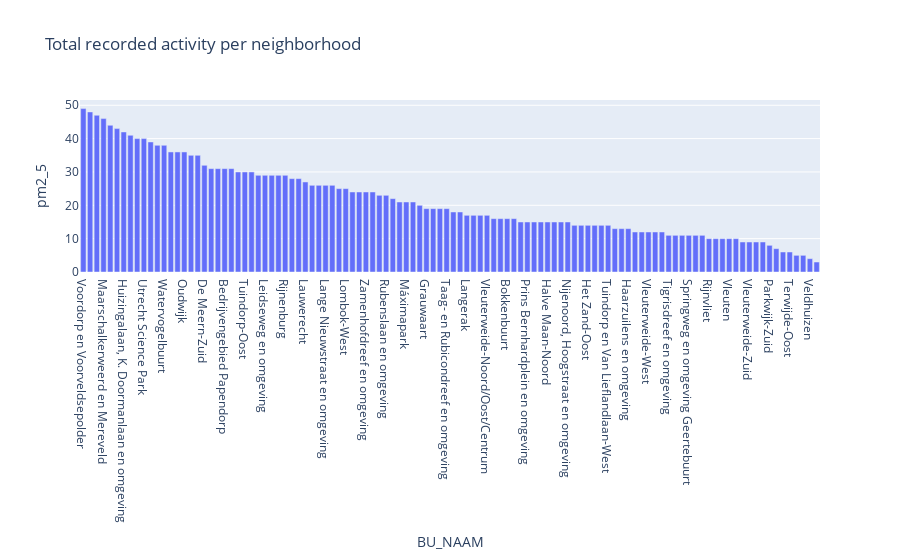

The code cell stored with this chart in its notebook:
### Code cell
df = test[["BU_NAAM", "date", "pm2_5"]].groupby(["BU_NAAM"]).count().reset_index().sort_values(by=['pm2_5'], ascending=False)

fig = px.bar(df, x="BU_NAAM", y="pm2_5", title="Total recorded activity per neighborhood", )
fig.show()

### Figure 1 — Plotly figure (JSON) as saved in the notebook; plotly's stock layout.template omitted (floating-point values rounded to 4 significant figures)
{"data": [{"alignmentgroup": "True", "hovertemplate": "BU_NAAM=%{x}<br>pm2_5=%{y}<extra></extra>", "legendgroup": "", "marker": {"color": "#636efa"}, "name": "", "offsetgroup": "", "orientation": "v", "showlegend": false, "textposition": "auto", "type": "bar", "x": ["Voordorp en Voorveldsepolder", "Tuinwijk-Oost", "Hoog-Catharijne NS en Jaarbeurs", "Maarschalkerweerd en Mereveld", "Rijnsweerd", "Zeeheldenbuurt, Hengeveldstraat en omgeving", "Huizingalaan, K. Doormanlaan en omgeving", "Lunetten-Noord", "Buiten Wittevrouwen", "Utrecht Science Park", "Bedrijvengebied Kanaleneiland", "Tolsteeg en Rotsoord", "Watervogelbuurt", "Wilhelminapark en omgeving", "Domplein, Neude, Janskerkhof", "Oudwijk", "Lunetten-Zuid", "Leeuwesteyn", "De Meern-Zuid", "Rivierenwijk", "Schildersbuurt", "Bedrijvengebied Papendorp", "Vogelenbuurt", "Wijk C", "Tuindorp-Oost", "Nieuw Engeland, Th. a. Kempisplantsoen en omgeving", "Nieuw Hoograven-Zuid", "Leidseweg en omgeving", "Hoge Weide", "Pijlsweerd-Zuid", "Rijnenburg", "Poldergebied Overvecht", "Welgelegen, Den Hommel", "Lauwerecht", "Oog in Al", "Wittevrouwen", "Lange Nieuwstraat en omgeving", "Galgenwaard en omgeving", "Breedstraat en Plompetorengracht en omgeving", "Lombok-West", "Leidsche Rijn-Centrum", "Nobelstraat en omgeving", "Zamenhofdreef en omgeving", "De Meern-Noord", "L. Napoleonplantsoen en omgeving", "Rubenslaan en omgeving", "Abstede, Tolsteegsingel e.o.", "Lange Elisabethstraat, Mariaplaats en omgeving", "Máximapark", "Ondiep", "Schepenbuurt, Cartesiusweg e.o.", "Grauwaart", "Wolga- en Donaudreef en omgeving", "Lombok-Oost", "Taag- en Rubicondreef en omgeving", "Halve Maan-Zuid", "Laan van Nieuw-Guinea, Spinozaweg e.o.", "Langerak", "Oud Hoograven-Noord", "Julianapark en omgeving", "Vleuterweide-Noord/Oost/Centrum", "Egelantierstraat, Mariëndaalstraat e.o.", "Bleekstraat en omgeving", "Bokkenbuurt", "Dichterswijk", "Geuzenwijk", "Prins Bernhardplein en omgeving", "Pijlsweerd-Noord", "Neckardreef en omgeving", "Halve Maan-Noord", "Oud Hoograven-Zuid", "Sterrenwijk", "Nijenoord, Hoogstraat en omgeving", "Nieuwegracht-Oost", "Nieuw Hoograven-Noord", "Het Zand-Oost", "Hooch Boulandt", "Bedrijvengebied Oudenrijn", "Tuindorp en Van Lieflandlaan-West", "Transwijk-Noord", "2e Daalsebuurt en omgeving", "Haarzuilens en omgeving", "Bedrijventerrein en omgeving", "Kanaleneiland-Zuid", "Vleuterweide-West", "Staatsliedenbuurt", "Het Zand-West", "Tigrisdreef en omgeving", "Elinkwijk en omgeving", "Zuilen-Noord", "Springweg en omgeving Geertebuurt", "Transwijk-Zuid", "Bedrijventerrein Lageweide", "Rijnvliet", "Zambesidreef en omgeving", "Vechtzoom-zuid", "Vleuten", "Kanaleneiland-Noord", "Terwijde-West", "Vleuterweide-Zuid", "Vechtzoom-noord, Klopvaart", "Tuinwijk-West", "Parkwijk-Zuid", "Schaakbuurt en omgeving", "Haarrijn", "Terwijde-Oost", "Parkwijk-Noord", "Bedrijvengebied Strijkviertel", "Veldhuizen", "Queeckhovenplein en omgeving"], "xaxis": "x", "y": [49, 48, 47, 46, 44, 43, 42, 41, 40, 40, 39, 38, 38, 36, 36, 36, 35, 35, 32, 31, 31, 31, 31, 30, 30, 30, 29, 29, 29, 29, 29, 28, 28, 27, 26, 26, 26, 26, 25, 25, 24, 24, 24, 24, 23, 23, 22, 21, 21, 21, 20, 19, 19, 19, 19, 18, 18, 17, 17, 17, 17, 16, 16, 16, 16, 15, 15, 15, 15, 15, 15, 15, 15, 14, 14, 14, 14, 14, 14, 13, 13, 13, 12, 12, 12, 12, 12, 11, 11, 11, 11, 11, 11, 10, 10, 10, 10, 10, 9, 9, 9, 9, 8, 7, 6, 6, 5, 5, 4, 3], "yaxis": "y"}], "layout": {"barmode": "relative", "legend": {"tracegroupgap": 0}, "title": {"text": "Total recorded activity per neighborhood"}, "xaxis": {"anchor": "y", "domain": [0, 1], "title": {"text": "BU_NAAM"}}, "yaxis": {"anchor": "x", "domain": [0, 1], "title": {"text": "pm2_5"}}}}
